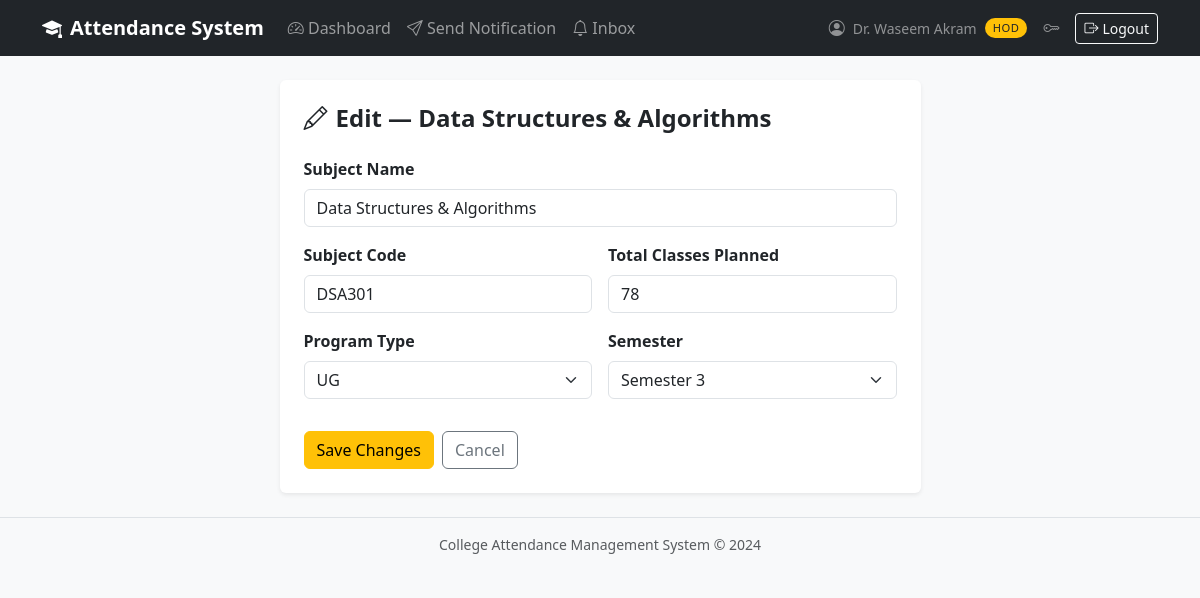
The app's page /hod/subjects/1/edit (signed in), older data.
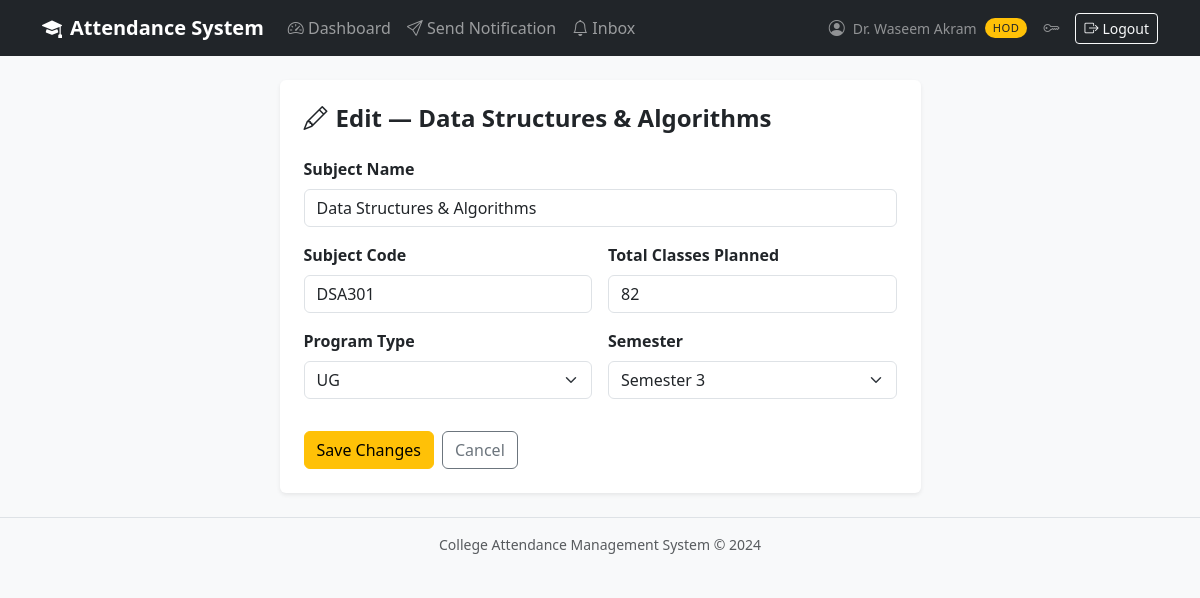
The same page, newer data.
### app/models/subject.py (models this page shows, shortened)
class Subject(db.Model):
    __tablename__ = 'subjects'
    id = db.Column(db.Integer, primary_key=True)
    department_id = db.Column(db.Integer, db.ForeignKey('departments.id'),
                              nullable=False)
    name = db.Column(db.String(100), nullable=False)
    code = db.Column(db.String(15), unique=True, nullable=False)
    semester     = db.Column(db.Integer, nullable=False)
    program_type = db.Column(db.String(5), nullable=False, default='UG')
    total_classes = db.Column(db.Integer, default=0, nullable=False)
    is_active  = db.Column(db.Boolean, default=True, nullable=False)
    created_at = db.Column(db.DateTime, default=datetime.utcnow, nullable=False)
    department = db.relationship('Department', back_populates='subjects')
    teachers   = db.relationship('Teacher', secondary=teacher_subjects,
                                 back_populates='subjects', lazy='dynamic')
    attendance_records = db.relationship('Attendance', back_populates='subject',
                                         lazy='dynamic',
                                         cascade='all, delete-orphan')

### app/routes/hod.py (the view, shortened to what this page needs)
@hod_bp.route('/subjects/<int:subject_id>/edit', methods=['GET', 'POST'])
@login_required
@hod_required
def edit_subject(subject_id):
    from app.models import Subject
    subject = Subject.query.get_or_404(subject_id)
    form = EditSubjectForm(obj=subject)
    return render_template('hod/edit_subject.html',
                           form=form, subject=subject, title='Edit Subject')

### app/forms/hod_forms.py
class EditSubjectForm(FlaskForm):
    name = StringField('Subject Name',
                validators=[DataRequired(), Length(min=2, max=100)])
    code = StringField('Subject Code',
                validators=[DataRequired(), Length(min=2, max=15),
                            Regexp(r'^[A-Za-z0-9]+$',
                                   message='Letters and numbers only.')])
    semester = SelectField('Semester', coerce=int,
                validators=[DataRequired()],
                choices=[(i, f'Semester {i}') for i in range(1, 9)])
    program_type = SelectField('Program Type',
                validators=[DataRequired()],
                choices=[('UG', 'UG'), ('PG', 'PG')])
    total_classes = IntegerField('Total Classes Planned',
                validators=[DataRequired(),
                            NumberRange(min=1, max=200)])
    submit = SubmitField('Save Changes')

### app/models/user.py (called while the page is built)
    @property
    def is_principal(self):
        return self.role == Role.PRINCIPAL

    @property
    def is_hod(self):
        return self.role == Role.HOD

    @property
    def full_name(self):
        return f"{self.first_name} {self.last_name}"

### app/templates/hod/edit_subject.html (shortened to what this page needs)
{% extends "shared/base.html" %}
{% from "shared/form_field.html" import render_field, render_select %}
{% block content %}
<div class="row justify-content-center">
<div class="col-12 col-md-7">
    <div class="card border-0 shadow-sm">
        <div class="card-body p-4">
            <h4 class="fw-bold mb-4">
                <i class="bi bi-pencil me-2"></i>Edit — {{ subject.name }}
            </h4>
            <form method="POST" novalidate>
                {{ render_field(form.name) }}
                <div class="row g-3">
                    <div class="col-md-6">{{ render_field(form.code) }}</div>
                    <div class="col-md-6">{{ render_field(form.total_classes) }}</div>
                </div>
                <div class="row g-3">
                    <div class="col-md-6">{{ render_select(form.program_type) }}</div>
                    <div class="col-md-6">{{ render_select(form.semester) }}</div>
                </div>
                <div class="d-flex gap-2 mt-3">
                    {{ form.submit(class="btn btn-warning") }}
                    <a href="{{ url_for('hod.list_subjects') }}" class="btn btn-outline-secondary">Cancel</a>
                </div>
            </form>
        </div>
    </div>
</div>
</div>
{% endblock %}

### app/templates/shared/form_field.html (shortened to what this page needs)
  {% macro render_field(field, placeholder="") %}
  <div class="mb-3">
      {{ field.label(class="form-label fw-semibold") }}
      {{ field(
          class="form-control" + (" is-invalid" if field.errors else ""),
          placeholder=placeholder
      ) }}
  </div>
  {% endmacro %}
  {% macro render_select(field) %}
  <div class="mb-3">
      {{ field.label(class="form-label fw-semibold") }}
      {{ field(class="form-select" + (" is-invalid" if field.errors else "")) }}
  </div>
  {% endmacro %}

Row changes from the older to the newer data that the page shows:
changed Subject "Data Structures & Algorithms": total_classes "78" → "82"
